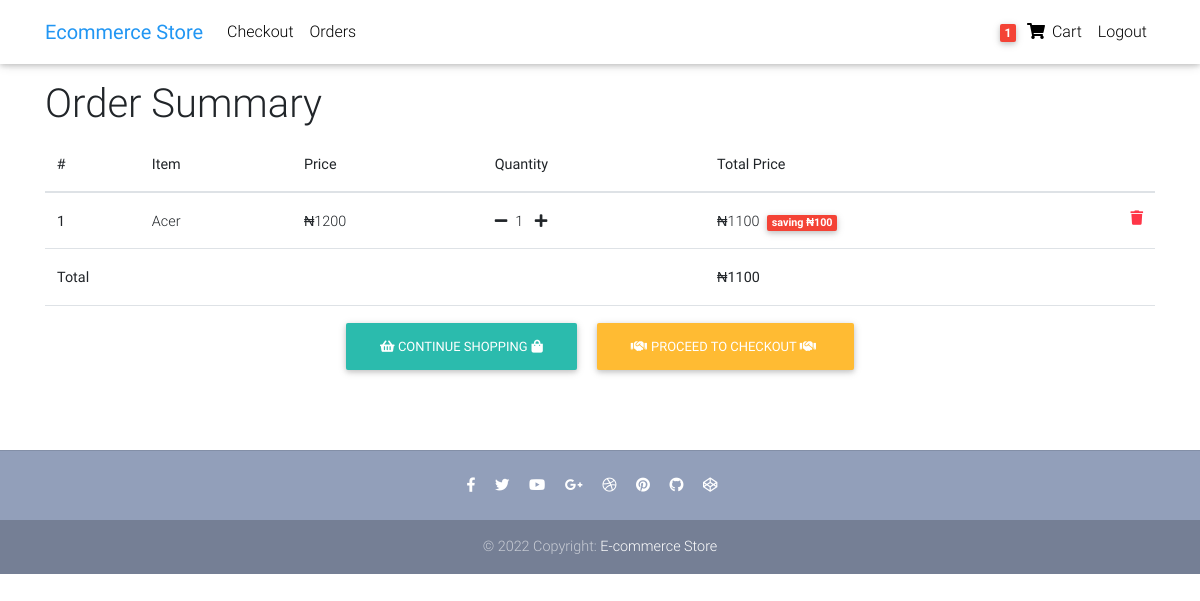
Before: /order-summary/ (signed in) with the older database file.
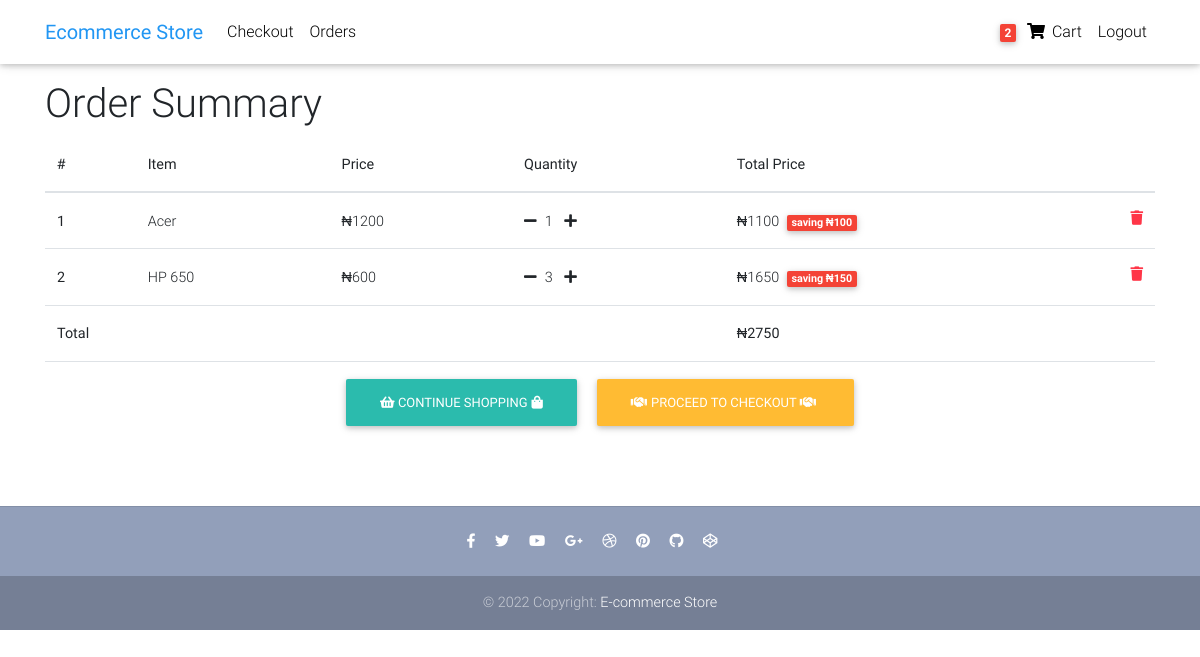
After: the same page with the newer database file.
### store/models.py (models this page shows, shortened)
class Order(models.Model):
	user = models.ForeignKey(settings.AUTH_USER_MODEL, on_delete=models.CASCADE)
	items = models.ManyToManyField(OrderItem)
	start_date = models.DateTimeField(auto_now_add = True)
	ordered_date = models.DateTimeField()
	ordered = models.BooleanField(default=False)
	billing_address = models.ForeignKey('BillingAddress', on_delete = models.SET_NULL, blank = True, null = True )
	def order_total(self):
		total = 0
		for order_item in self.items.all():
			total += order_item.get_precise_total()
		return total

class OrderItem(models.Model):
	user = models.ForeignKey(settings.AUTH_USER_MODEL, on_delete=models.CASCADE)
	item = models.ForeignKey(Item, on_delete = models.CASCADE)
	quantity = models.IntegerField(default=1)
	ordered = models.BooleanField(default=False)
	def get_total_item_price(self):
		total = (self.quantity) * (self.item.price)
		return total
	def get_total_item_discount_price(self):
		total = (self.quantity) * (self.item.discount_price)
		return total
	def amount_saved(self):
		saved = self.get_total_item_price() - self.get_total_item_discount_price()
		return saved
	def get_precise_total(self):
		if  self.item.discount_price:
			return self.get_total_item_discount_price()
		return self.get_total_item_price()

class Item(models.Model):
	title = models.CharField(max_length= 200)
	price = models.DecimalField(decimal_places = 0, max_digits = 10)
	discount_price = models.DecimalField(decimal_places = 0, max_digits = 10, null = True, blank = True)
	category = models.CharField(choices = CATEGORY_CHOICES, max_length = 5)
	label = models.CharField(choices = LABEL_CHOICES, max_length = 5)
	slug = models.SlugField()
	description = models.TextField()

### store/views.py (the view)
# urls.py: path('order-summary/', OrderSummaryView.as_view(), name= 'order-summary'),
class OrderSummaryView(LoginRequiredMixin, View):
	def get(self, *args, **kwargs):
		try:
			order = Order.objects.get(user = self.request.user, ordered = False )
			context = {
                'object': order
            }
			return render(self.request, 'order_summary.html', context)
		except ObjectDoesNotExist:
			messages.error(request, "You do not have an active order")
			return redirect('/')
		return render(self.request, 'order_summary.html')

### store/templatetags/cart_template_tags.py (called while the page is built)
@register.filter
def cart_item_count(user):
	if user.is_authenticated:
		qs = Order.objects.filter(user=user, ordered=False)
		if qs.exists():
			return qs[0].items.count()
	return 0

### templates/order_summary.html (shortened to what this page needs)
 {%extends 'base.html' %}
{% load static %}
{% block content %}
<div class="table-responsive text-nowrap">
<h1>Order Summary</h1>
  <table class="table">
    <thead>
      <tr>
        <strong><th scope="col">#</th></strong>
        <th scope="col">Item</th>
        <th scope="col">Price</th>
        <th scope="col">Quantity</th>
        <th scope="col">Total Price</th>
      </tr>
    </thead>
    <tbody>
      {% for order_item in object.items.all %}
      <tr>
        <td scope="col"><b>{{forloop.counter}}</b></td>
        <td>{{order_item.item.title}}</td>
        <td>&#8358;{{order_item.item.price}}</td>
        <td>
         <a href="{% url 'remove-single-item' order_item.item.slug%}"> <li class="fas fa-minus mr-2"></li></a>{{order_item.quantity}}
         <a href="{% url 'add-to-cart' order_item.item.slug%}"><li class="fas fa-plus ml-2"></li></a>
         </td>
       <td>
        {% if order_item.item.discount_price %}
       &#8358;{{order_item.get_total_item_discount_price}}<span class=" ml-2 badge red"> saving &#8358;{{order_item.amount_saved}}</span>
       {%else%}
       &#8358;{{order_item.get_total_item_price}}
       {%endif%}
     <a href="{% url 'remove-from-cart' order_item.item.slug%}"> <li class=" text-danger fas fa-trash float-right"></li></a>
   </td>
      </tr>
      {% endfor %}
      <tr>
        <td colspan="4" class="text-weight-bold"><strong>Total</strong></td>
        <td><strong class="text-weight-bold">&#8358;{{object.order_total}}</strong></td>
      </tr>
      <tr>
        <td colspan="5" class="text-center">
          <a class=" btn btn-default mr-2 " href="{% url 'checkout' %}"><li class="fas ">&#xf291;</li> Continue shopping<li class="fas ml-1 ">&#xf290;</li>   </a>
          <a class=" btn btn-warning ml-2" href="{% url 'checkout' %}"><li class="fas mr-1 "> &#xf2b5; </li>Proceed to Checkout <li class="fas mr-1 "> &#xf2b5; </li> </a>
        </td>
      </tr>
    </tbody>
  </table>
</div>
{% endblock content %}

### templates/nav.html (shortened to what this page needs)
 {% load cart_template_tags%}
  <nav class="navbar fixed-top navbar-expand-lg navbar-light white scrolling-navbar">
    <div class="container">
      <a class="navbar-brand waves-effect" href="{%url 'home'%}">
        <strong class="blue-text">Ecommerce Store</strong>
      </a>
      <div class="collapse navbar-collapse" id="navbarSupportedContent">
        <ul class="navbar-nav mr-auto">
          <li class="nav-item">
            <a class="nav-link waves-effect" href='/checkout'>Checkout</a>
          </li>
          <li class="nav-item">
            <a class="nav-link waves-effect" href="{% url 'order-summary'%}">Orders</a>
          </li>
        </ul>
        <ul class="navbar-nav nav-flex-icons">
          {%if request.user.is_authenticated %}
          <li class="nav-item">
            <a class="nav-link waves-effect" href="{% url 'order-summary'  %}">
              <span class="badge red z-depth-1 mr-1"> {{request.user|cart_item_count}}</span>
              <i class="fas fa-shopping-cart"></i>
              <span class="clearfix d-none d-sm-inline-block"> Cart </span>
            </a>
          </li>
          <li class="nav-item">
            <a class="nav-link waves-effect" href="{% url 'account_logout' %}" >Logout</a>
          </li>
          {% endif %}
        </ul>
      </div>
    </div>
  </nav>

Changed rows visible on the page:
added OrderItem: item "HP 650", item.price "600", quantity "3", get_total_item_discount_price "1650", amount_saved "150"
computed for Order: order_total "1100" → "2750"
Other visible differences:
{{ request.user|cart_item_count }}: "1" → "2"
